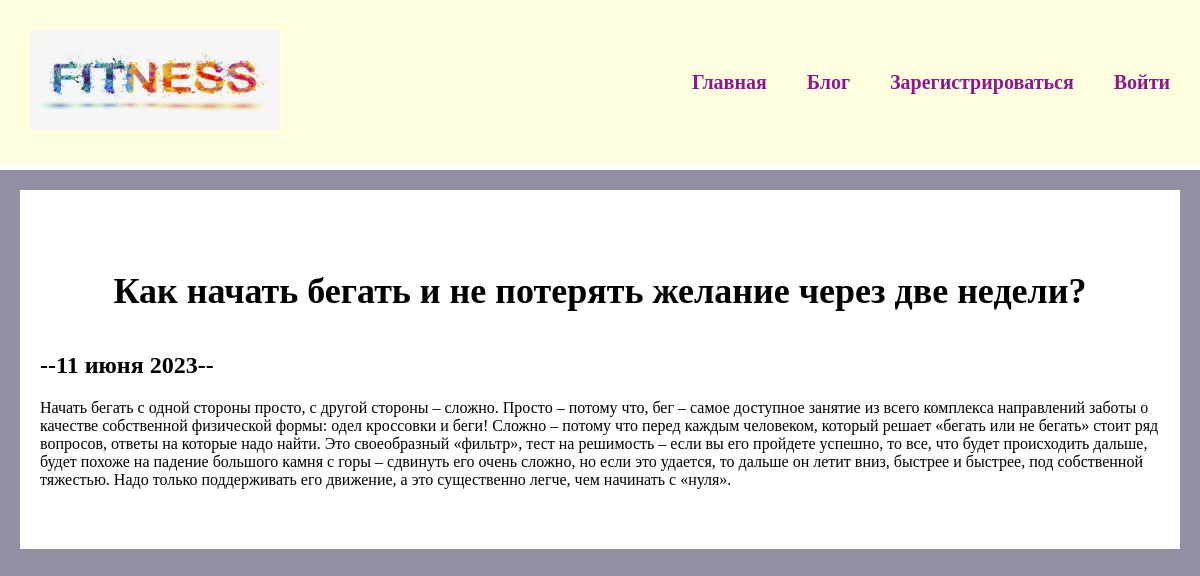
Page /blog/1/ on the committed database.
### blog/models.py (models this page shows, shortened)
class Blog(models.Model):
    title = models.CharField(max_length=200)
    description = models.TextField()
    date = models.DateField()

### blog/views.py (the view)
# urls.py: path('<int:blog_id>/', views.detail, name='detail'),
def detail(request, blog_id):
    blog = get_object_or_404(Blog, pk=blog_id)
    return render(request, 'blog/details.html', {'blog': blog})

### blog/templates/blog/details.html
{% extends 'skills/base.html' %}
{% block content %}
<div class="detail">
    <h1>{{ blog.title }}</h1>
    <h2>--{{ blog.date|date:'j E Y' }}--</h2>
    {{ blog.description|safe }}
</div>
{% endblock %}

### coach/static/css/style.css (style rules this page uses)
body { background: #9191a3; padding: 0; margin: 0; }
.content h1 { text-align: center; margin: 60px 0 40px; font-size: 36px; }
.detail { background: #fff; padding: 20px 20px 60px; box-sizing: border-box; }

### rows in the picture
Blog: title "Как начать бегать и не потерять желание через две недели?", date "11 июня 2023", description "Начать бегать с одной стороны просто, с другой стороны – сложно. Просто – потому что, бег – самое доступное занятие из всего комплекса направлений заботы о качестве собственной физической формы: одел кроссовки и беги! Сложно – потому что перед каждым человеком, который решает «бегать или не бегать» стоит ряд вопросов, ответы на которые надо найти. Это своеобразный «фильтр», тест на решимость – если вы его пройдете успешно, то все, что будет происходить дальше, будет похоже на падение большого камня с горы – сдвинуть его очень сложно, но если это удается, то дальше он летит вниз, быстрее и быстрее, под собственной тяжестью. Надо только поддерживать его движение, а это существенно легче, чем…"
